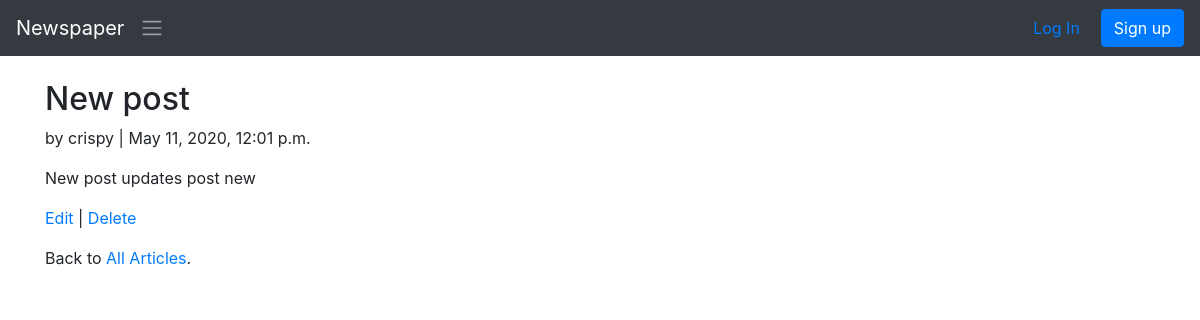
The app's page /article/2 with its own data.
### articles/models.py (models this page shows, shortened)
class Article(models.Model):
    title=models.CharField(max_length=200)
    body=models.TextField()
    date=models.DateTimeField(auto_now_add=True)
    author=models.ForeignKey(get_user_model(),on_delete=models.CASCADE,)

### user/models.py (models this page shows)
class CustomUser(AbstractUser):
    age=models.PositiveIntegerField(null=True,blank=True)

### articles/views.py (the view)
# urls.py: path('<int:pk>',ArticleDetailsView.as_view(),name='article_detail'),
class ArticleDetailsView(DetailView):
    model=Article
    template_name='article_detail.html'

### templates/article_detail.html
{%extends 'base.html'%}
{%block content%}
<div class="article-entry">
    <h2>{{ object.title }}</h2>
    <p>by {{ object.author }} | {{ object.date }}</p>
    <p>{{ object.body }}</p>
    </div>
    <p><a href="{% url 'article_edit' article.pk %}">Edit</a> |
    <a href="{% url 'article_delete' article.pk %}">Delete</a>
    </p>
    <p>Back to <a href="{% url 'article_list' %}">All
    Articles</a>.</p>
    {% endblock content %}

### records on screen
Article: title "New post", author "crispy", date "May 11, 2020, 12:01 p.m.", body "New post updates post new"
